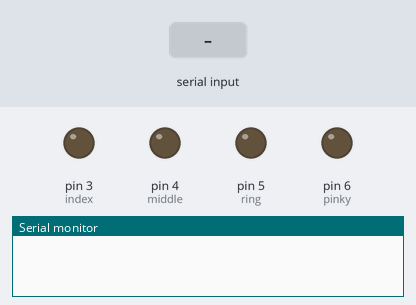
The sketch below on a simulated Arduino Uno, built with avr-gcc and run on an emulated ATmega328P. Parts: output pins drawn as LEDs (lit = HIGH), the last lines printed to the serial monitor. Dashed ring = blinking. The inputs (shaded band) are chosen by the test bench.

Above: at 1.2 s.
1.3 s: "90,45\n" received over Serial
At 2.0 s:
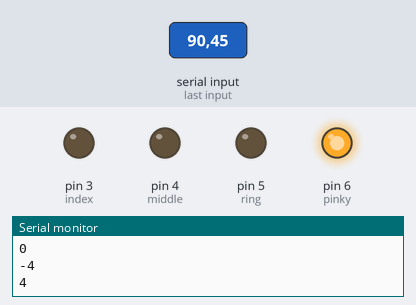
3.8 s: "30,150\n" received over Serial
At 3.9 s:
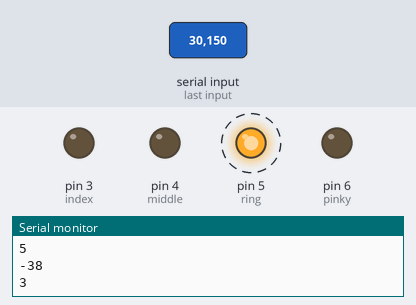
6.1 s: "2\n" received over Serial
At 6.2 s:
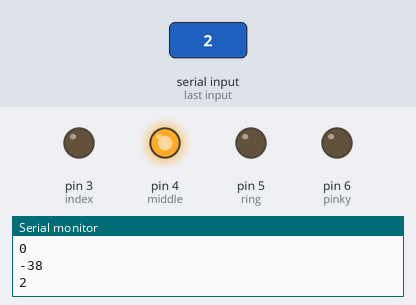
Timing chart, 0 to 9.1 s (numbered marks = the images above; inputs shaded):
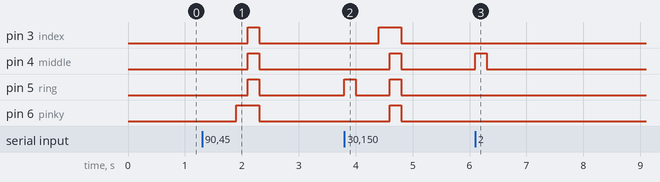

Measured:
- after the input at 1.3 s, pin 3 (index), pin 4 (middle), pin 5 (ring): LOW → HIGH after 0.80 s, → LOW 0.20 s later; pin 6 (pinky): LOW → HIGH after 0.60 s, → LOW 0.40 s later
- after the input at 3.8 s, pin 3 (index): LOW → HIGH after 0.60 s, → LOW 0.40 s later; pin 4 (middle), pin 6 (pinky): LOW → HIGH after 0.80 s, → LOW 0.20 s later; pin 5 (ring): alternates HIGH for 0.20 s and LOW for 0.60 s, 4 changes in all, then stays LOW, starting at once
- after the input at 6.1 s, pin 4 (middle): LOW → HIGH at once, → LOW 0.20 s later

The sketch:

actuator.ino
```cpp
// LED Pins per finger
const int index = 3;
const int middle = 4;
const int ring = 5;
const int pinky = 6;

void setup() {
  // Begin Serial comms and clear buffer
  Serial.begin(9600);
  Serial.flush();

  // RNG seed
  randomSeed(analogRead(0));

  // Set led pin modes
  pinMode(index, OUTPUT);
  pinMode(middle, OUTPUT);
  pinMode(ring, OUTPUT);
  pinMode(pinky, OUTPUT);
}

void loop() {
  // Check if there is incoming data, only do something if there is
  if (Serial.available() > 0)
  {
    // Read comm data and convert to integer
    int val = char(Serial.read())-'0';

    // Debug logging
    Serial.println(val);

    // index
    if (val == 1) {
      digitalWrite(index, HIGH);
    }
    // middle
    else if (val == 2) {
      digitalWrite(middle, HIGH);
    }
    // ring
    else if (val == 3) {
      digitalWrite(ring, HIGH);
    }
    // pinky
    else if (val == 4) {
      digitalWrite(pinky, HIGH);
    }
    // fist
    else if (val == 5) {
      digitalWrite(index, HIGH);
      digitalWrite(middle, HIGH);
      digitalWrite(ring, HIGH);
      digitalWrite(pinky, HIGH);
    }
    // none
    else {
      digitalWrite(index, LOW);
      digitalWrite(middle, LOW);
      digitalWrite(ring, LOW);
      digitalWrite(pinky, LOW);
    }

    // Slow down updates. Decrease the value for quicker blinks.
    delay(200);
  }
}
```
